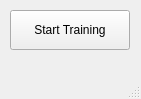
<?xml version="1.0" encoding="UTF-8"?>
<ui version="4.0">
 <class>MainWindow</class>
 <widget class="QMainWindow" name="MainWindow">
  <property name="geometry">
   <rect>
    <x>0</x>
    <y>0</y>
    <width>141</width>
    <height>99</height>
   </rect>
  </property>
  <property name="windowTitle">
   <string>MainWindow</string>
  </property>
  <widget class="QWidget" name="centralwidget">
   <widget class="QPushButton" name="pbSelImage">
    <property name="geometry">
     <rect>
      <x>10</x>
      <y>10</y>
      <width>120</width>
      <height>40</height>
     </rect>
    </property>
    <property name="text">
     <string>Start Training</string>
    </property>
   </widget>
  </widget>
  <widget class="QMenuBar" name="menubar">
   <property name="geometry">
    <rect>
     <x>0</x>
     <y>0</y>
     <width>141</width>
     <height>23</height>
    </rect>
   </property>
  </widget>
  <widget class="QStatusBar" name="statusbar"/>
 </widget>
 <resources/>
 <connections/>
</ui>
